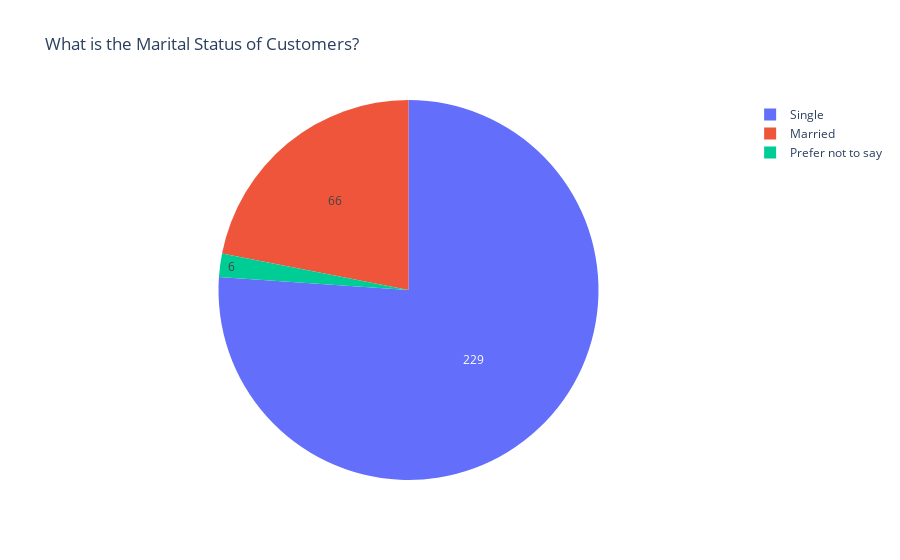

The code cell stored with this chart in its notebook:
### Code cell
reorder = data[data["Output"] == "Yes"]
status_data = reorder['Marital Status'].value_counts()
label = status_data.index
counts = status_data.values

fig = go.Figure(data=[go.Pie(labels=label, values=counts)])
fig.update_layout(title_text = "What is the Marital Status of Customers?")
fig.update_traces(hoverinfo="label+percent", textinfo="value",marker=dict(colors=colors))

fig.show()

### Figure 1 — Plotly figure (JSON) as saved in the notebook; plotly's stock layout.template omitted (floating-point values rounded to 4 significant figures)
{"data": [{"hoverinfo": "label+percent", "labels": ["Single", "Married", "Prefer not to say"], "marker": {"colors": [[0.5529, 0.898, 0.6314], [1, 0.6235, 0.6078]]}, "textinfo": "value", "type": "pie", "values": [229, 66, 6]}], "layout": {"autosize": true, "title": {"text": "What is the Marital Status of Customers?"}}}
